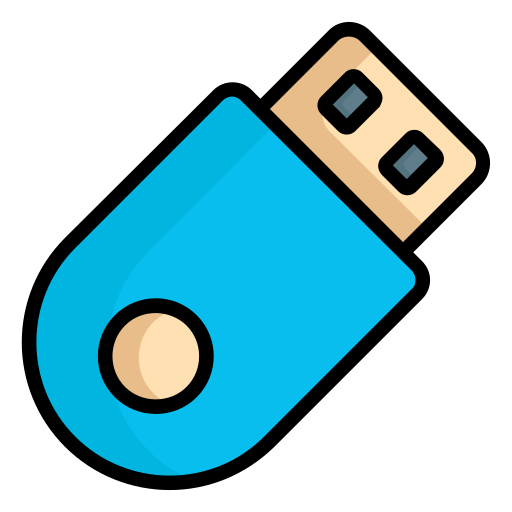
#> input picture Img-To-Ico/usb_ico.png, 512 x 512 px
$ python img-to.ico.py usb_ico.png
#> lines starting #> are read from the running program, lines starting #| are printed output that depends on the picture
import argparse
import os
from PIL import Image

def convert_to_ico(input_file, output_file="output.ico"):
    """Convert an image to ICO format."""
#> called with input_file = 'usb_ico.png', output_file = 'output.ico'
    try:
        img = Image.open(input_file)
#> img is the input picture: PIL image 512x512 RGBA; mean R, G, B, A 21.7, 72.2, 81.9, 127.2
        img = img.resize((256, 256), Image.LANCZOS)
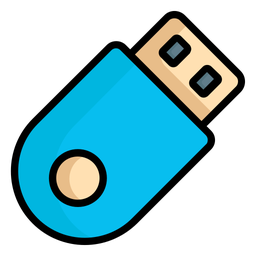
#> img: PIL image 256x256 RGBA; mean R, G, B, A 21.8, 72.4, 82.1, 127.2; transparent parts drawn white
        img.save(output_file, format="ICO")
        print(f"Converted '{input_file}' to '{output_file}'")
    except Exception as e:
        print(f"Error: {e}")

def main():
    parser = argparse.ArgumentParser(
        description="Convert an image to ICO format."
    )
    parser.add_argument("image", help="Path to the input image (PNG, JPG, etc.)")
    parser.add_argument("-o", "--output", help="Output ICO filename (default: output.ico)", default="output.ico")
    parser.add_argument("--delete", action="store_true", help="Delete the original image after conversion")

    args = parser.parse_args()

    convert_to_ico(args.image, args.output)

    if args.delete:
        os.remove(args.image)
        print(f"🗑 Deleted original image: {args.image}")

if __name__ == "__main__":
    main()
